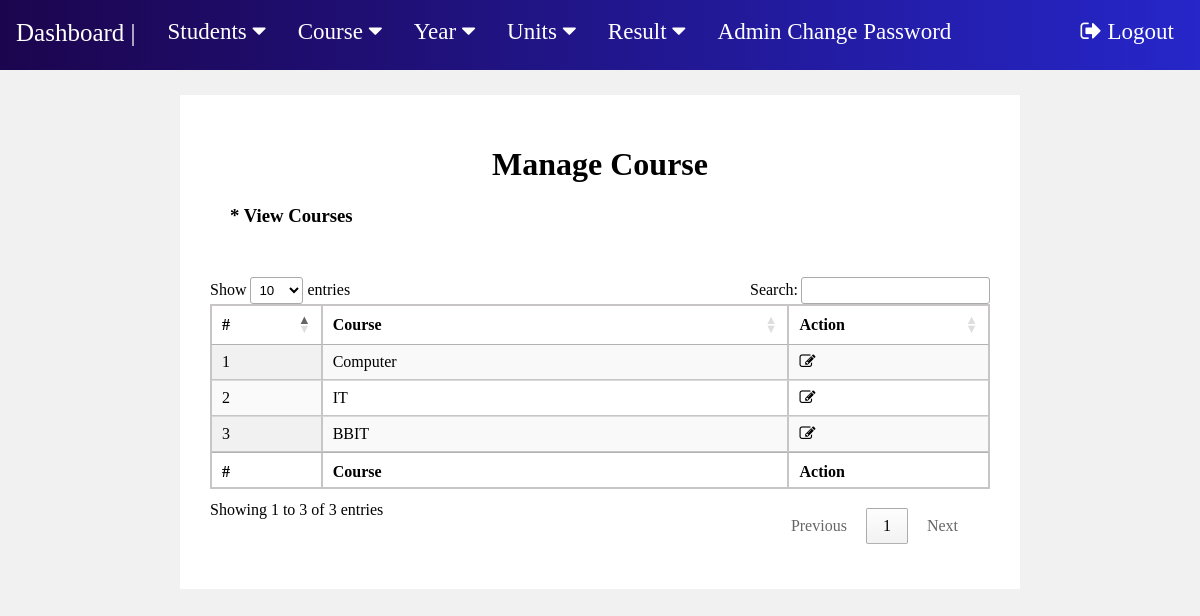
The page /manage-branch.php (signed in) on the database its author committed.
### tables this page shows
CREATE TABLE `branch` (
  `branch_id` int(50) NOT NULL,
  `branch` varchar(100) NOT NULL
);

### manage-branch.php (the view, shortened to what this page needs)
<?php
include "includes/connection.php";
?>
<!DOCTYPE html>
<html lang="en">
<head>
    <link rel="stylesheet" type="text/css" href="css/fp1.css?version=51">
	<link rel="stylesheet" href=
"https://cdn.datatables.net/1.10.22/css/jquery.dataTables.min.css" />
</head>
<body>
    <?php include "nav.php";?>
    <div class="m2">
        <h1 style="text-align:center;">Manage Course</h1>
        <h3 style="margin : 20px; margin-bottom:50px">* View Courses</h3>
        <table id="tableID" class="display" >
            <thead  >
                <tr >
                    <th >#</th>
                    <th style="width : 60%">Course</th>
                    <th>Action</th>
                </tr>
            </thead>
            <tfoot>
                <tr>
                    <th >#</th>
                    <th style="width : 60%">Course</th>
                    <th>Action</th>
                </tr>
            </tfoot>
            <tbody>
<?php
$sql = "SELECT branch.branch_id,branch.branch from branch";
$result = mysqli_query($conn, $sql);
$c = 1;
$num = mysqli_num_rows($result);
if($num > 0){
    while($row = mysqli_fetch_assoc($result)){
        ?>
        <tr>
            <td><?php echo $c;?></td>
            <td><?php echo $row['branch'];?></td>
            <td><a href="edit-branch.php?bid=<?php echo $row['branch_id'];?>"><i class="fa fa-edit" title="Edit Record"></i> </a></td>
        </tr>
        <?php
        $c++;
    }
}
?>
            </tbody>
        </table>
    </div>
</body>
</html>

### css/fp1.css (style rules this page uses)
body { background-color: rgb(241, 241, 241); margin: 0; }
table { border: 1px solid rgb(199, 197, 197); margin: auto auto; border-collapse: collapse; width: 95%; margin-bottom: 50px; }
th, td { border-collapse: collapse; padding: 8px; text-align: left; border: 1px solid rgb(199, 197, 197); border-collapse: collapse; }
th { text-align: left; }
a { text-decoration: none; color: black; }
.m2 { background-color:White; border: 30px solid white; margin : 25px auto; width: 65%; }

### rows shown on the page
branch: branch "Computer"
branch: branch "IT"
branch: branch "BBIT"
